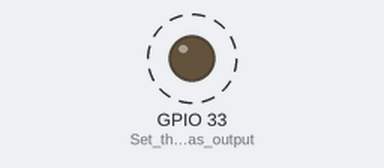
Simulated run of this sketch. Board: ESP32. On the bench: output pins drawn as LEDs (lit = HIGH). Dashed ring = blinking.

Above: at 0.2 s.
Timing chart, 0 to 3.0 s (numbered marks = the images above):
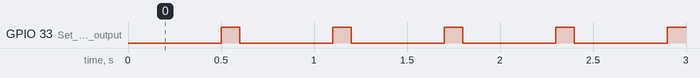

Measured:
- by itself, GPIO 33 (Set_the_pin_as_output): alternates HIGH for 0.10 s and LOW for 0.50 s

The sketch:

LED_Blink.ino
```cpp
//LED BUILT_IN is GPIO 33
void setup() {
      // Serial.begin(115200);
  pinMode(33, OUTPUT); // Set the pin as output
}

// Remember that the pin work with inverted logic
// LOW to Turn on and HIGH to turn off
void loop() {
  digitalWrite(33, LOW); //Turn on
  delay (500); //Wait 1 sec
  digitalWrite(33, HIGH); //Turn off
  delay (100); //Wait 1 sec
}
```
